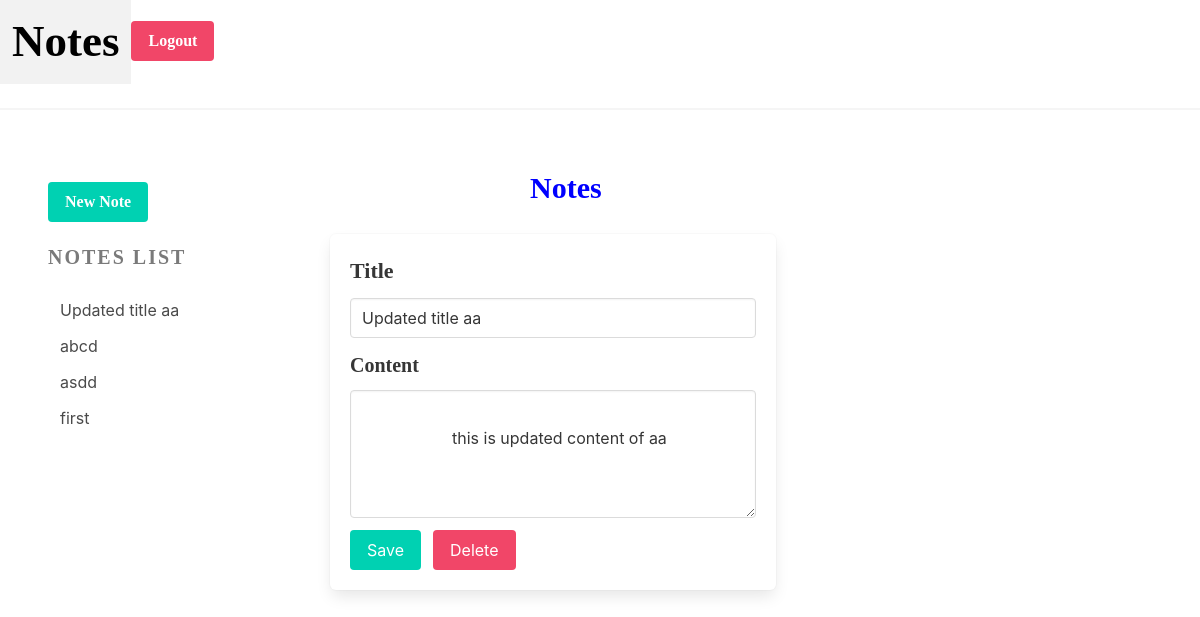
/?docid=2 (signed in), run on an earlier commit of the app's database.
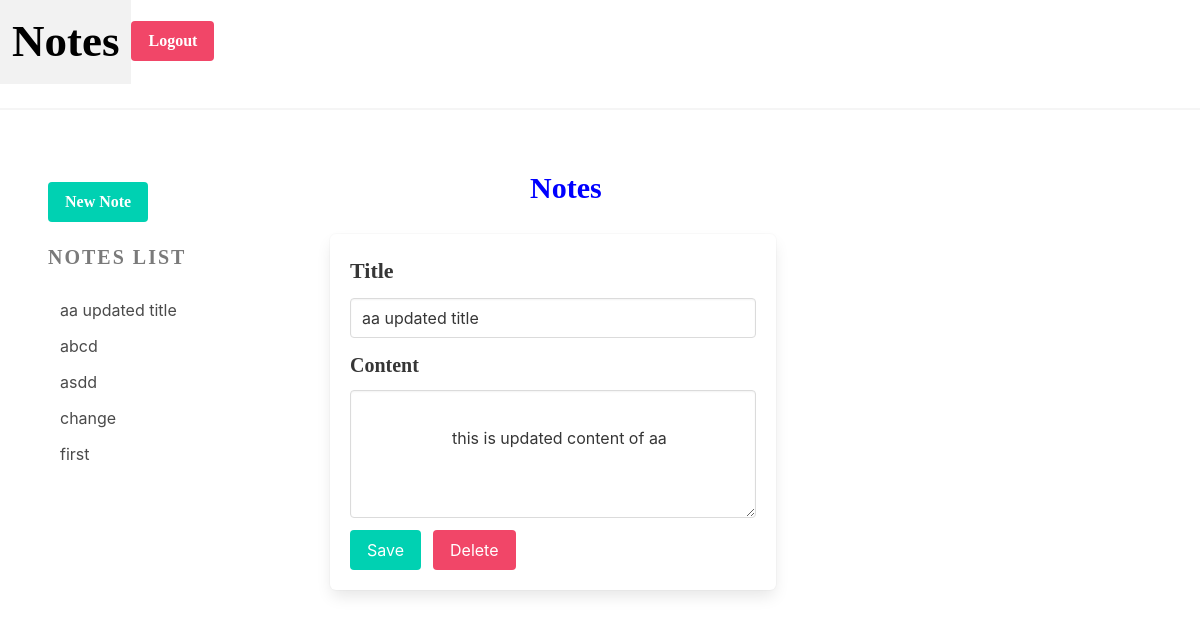
And on a later commit of the database.
### note/models.py (models this page shows, shortened)
class Note(models.Model):
    user = models.ForeignKey(User, on_delete=models.CASCADE)  # Associated each note with a user
    title = models.CharField(max_length=255)
    content = models.TextField(blank=True, null=True)
    created_at = models.DateTimeField(auto_now_add=True)
    modified_at = models.DateTimeField(auto_now=True)
    class Meta:
        ordering = ('title',)

### note/views.py (the view, shortened to what this page needs)
# urls.py: path('', editor, name='editor'),
@login_required(login_url='/login/')
def editor(request):
    docid = int(request.GET.get('docid', 0))
    notes = Note.objects.filter(user=request.user)  # to Only fetch notes for the logged-in user
    if docid > 0:   # fetch specific note to display
        note = Note.objects.get(pk=docid, user=request.user)
    else:
        note = ''
    context = {
        'docid': docid,
        'notes': notes,
        'note': note
    }
    return render(request, 'editor.html', context)

### note/templates/editor.html (shortened to what this page needs)
<!DOCTYPE html>
<html>
  <head>
    <link rel="stylesheet" href="https://cdn.jsdelivr.net/npm/bulma@0.9.0/css/bulma.min.css"/>
  </head>
  <body>
    <nav class="navbar is-white">
      <div class="navbar-brand">
        <a
          href="{% url 'editor' %}"
          class="navbar-item has-text-black ok"
          style="
            font-size: 45px;
            font-weight: bold;
            font-family: 'Times New Roman', Times, serif;
          ">Notes</a>
        <a
          href="{% url 'logout' %}"
          class="button is-danger"
          style="
            font-weight: bold;
            font-family: 'Times New Roman', Times, serif;
            margin-top: 10%;
          "
          >Logout</a>
      </div>
    </nav>
    <hr />
    <section class="section">
      <div class="columns">
        <div class="column is-3">
          <aside class="menu">
            <a
            href="{% url 'editor' %}?docid=0"
            class="button is-primary"
            style="
              font-weight: bold;
              font-family: 'Times New Roman', Times, serif; "
            >New Note</a>
            <p
              class="menu-label"
              style="
                font-size: 20px;
                font-weight: bold;
                font-family: 'Times New Roman', Times, serif;
              ">
              Notes List
            </p>
            <ul class="menu-list">
                {% for doc in notes %}
              <li>
                <a href="{% url 'editor' %}?docid={{ doc.id }}"
                  >{{ doc.title }}</a>
              </li>
              {% endfor %}
            </ul>
          </aside>
        </div>
        <div class="column is-5 mt-4 pt-5">
          <h3 class="text text-center"> Notes</h3>
          <br />
          <div class="box">
            <form method="post" action="{% url 'editor' %}">
              <div class="field">
                <label
                  class="label"
                  style="
                    font-size: 22px;
                    font-family: 'Times New Roman', Times, serif;
                  "
                  >Title</label>
                <div class="control">
                  <input
                    type="text"
                    class="input"
                    name="title"
                    placeholder="Title"
                    {% if note %}
                    value="{{ note.title }}"
                    {% endif %}
                  />
                </div>
              </div>
              <div class="field">
                <label
                  class="label"
                  style="
                    font-size: 20px;
                    font-family: 'Times New Roman', Times, serif; "
                  >Content</label>
                <div class="control">
                  <textarea
                    class="textarea"
                    name="content"
                    placeholder="Content">
                    {% if note %}
                    {{ note.content }}
                    {% endif %}
                  </textarea>
                </div>
              </div>
              <div class="field is-grouped">
                <div class="control">
                  <button class="button is-primary">Save</button>
                </div>
                {% if note %}
                <div class="control">
                  <a
                    href="{% url 'delete_note' note.id %}"
                    class="button is-danger"
                    >Delete</a>
                </div>
                {% endif %}
              </div>
            </form>
          </div>
        </div>
      </div>
    </section>
  </body>
</html>

### note/templates/editor.html (style rules this page uses)
.text { color: blue; font-weight: bold; margin-top: -10%; margin-left: 200px; font-size: 30px; font-family: "Times New Roman", Times, serif; }

What changed in the data, as far as the page shows it:
changed Note "this is updated content of aa": title "Updated title aa" → "aa updated title"
added Note: title "change"
